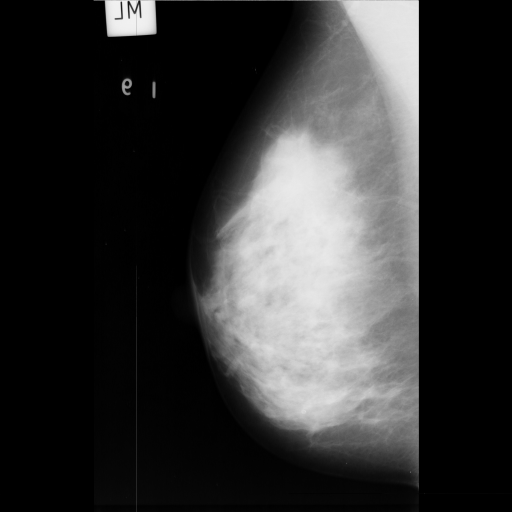
#> input picture data/Glandular-denso/mdb003.jpg, 1024 x 1024 px, found by its file name (shown at 1/2 size); its folder holds only this picture in this run
$ python main.py
#> lines starting #> are read from the running program, lines starting #| are printed output that depends on the picture; after the words box and inside, x2 and y2 are one past the last pixel; in counts of white or black regions, pixels touching at a corner belong together
### src/segmentation.py
import cv2
import numpy as np
import matplotlib.pyplot as plt
import os
from scipy.ndimage import label, find_objects
from utilities import save_image, visualize_image


def keep_largest_object(binary_image):
    """
    Retains the largest connected component in a binary image.

    Parameters:
        binary_image (numpy.ndarray): Input binary image where objects have values > 0.

    Returns:
        numpy.ndarray: Binary mask containing only the largest object,
                       with values 0 (background) and 255 (largest object).
    """

    #Label components
    labeled_image, num_features = label(binary_image)

    # Area of each component
    object_slices = find_objects(labeled_image)
    areas = [np.sum(labeled_image[obj_slice] == label_id + 1) for label_id, obj_slice in enumerate(object_slices)]

    #Identify index of biggest component
    largest_component_idx = np.argmax(areas) + 1  #Labeled objects index start at 1

    #Mask with biggest object
    largest_object_mask = (labeled_image == largest_component_idx).astype(np.uint8)

    return largest_object_mask * 255


def remove_labels(image):
    """
    Removes labels (unwanted small regions or artifacts) from an image, keeping only the largest connected component.
    Smooths the resulting region to produce cleaner borders.

    Parameters:
        image (numpy.ndarray): Input grayscale image.

    Returns:
        numpy.ndarray: Processed grayscale image with labels removed and borders smoothed.
    """

    #Binarize image
    _, binarized = cv2.threshold(image, 20, 255, cv2.THRESH_BINARY)

    #Separate regions that could be joined
    kernel_separate = cv2.getStructuringElement(cv2.MORPH_RECT, (5, 5))
    binarized = cv2.morphologyEx(binarized, cv2.MORPH_OPEN, kernel_separate)

    #Keep biggest binary object from image
    without_labels_binary = keep_largest_object(binarized)

    #Image without labels
    final =  cv2.bitwise_and(image, without_labels_binary)

    #Smooth borders
    radius = 10
    kernel_opening = cv2.getStructuringElement(cv2.MORPH_ELLIPSE, (2*radius+1, 2*radius+1))
    without_labels_binary_smooth = cv2.morphologyEx(without_labels_binary, cv2.MORPH_OPEN, kernel_opening)

    #Image without labels smooth
    final_smooth =  cv2.bitwise_and(image, without_labels_binary_smooth)

    # [8 lines of commented-out code are left out]

    return final_smooth


def adjust_image_orientation(image, original):
    """
    Adjusts the orientation of the image based on the position of the first white pixel starting from the top-left corner.
    If the white pixel is found in the second half of the columns, the image is flipped horizontally.

    Args:
        image (np.ndarray): Binary grayscale image.
        original (np.ndarray): Original image to adjust.

    Returns:
        np.ndarray: Adjusted image.
        bool: A flag indicating whether the image was mirrored (flipped horizontally).
    """
    rows, cols = image.shape
    mirrored = False

    #Traverse the image from top to bottom, left to right
    for row in range(rows):
        for col in range(cols):
            if image[row, col] == 255:  # Find the first white pixel
                print(f"First white pixel found at ({row}, {col})")
                #If the pixel is in the second half of the columns, flip the image
                if col >= cols // 2:
                    print("The pixel is in the second half, flipping the image.")
                    mirrored = True
                    return cv2.flip(original, 1), mirrored  #Flip horizontally
                else:
                    print("The pixel is in the first half, keeping the image as it is.")
                    return original, mirrored

    print("No white pixel was found, returning the image unchanged.")
    return original, mirrored


def breast_orientate(without_labels):
    """
    Orients a mammogram image by detecting the main breast region and adjusting its position.

    Args:
        without_labels (np.ndarray): Grayscale mammogram image without annotations.

    Returns:
        tuple:
            - breast_oriented (np.ndarray): Oriented breast image.
            - mirrored (bool): True if the image was flipped horizontally, False otherwise.
    """

    #Binarize and find contours
    _, binary_image = cv2.threshold(without_labels, 1, 255, cv2.THRESH_BINARY)
    contours, _ = cv2.findContours(binary_image, cv2.RETR_EXTERNAL, cv2.CHAIN_APPROX_SIMPLE)

    if len(contours) == 0:
        print("No contours were found.")
    else:
        #Choose biggest contour
        largest_contour = max(contours, key=cv2.contourArea)

        #Draw contour
        contoured_image = np.zeros_like(without_labels)
        cv2.drawContours(contoured_image, [largest_contour], -1, 255, 2)


    #Keep vertical line next to muscle in mammography
    kernel_vertical = cv2.getStructuringElement(cv2.MORPH_RECT, (1, 400))
    vertical_lines = cv2.erode(contoured_image, kernel_vertical)

    #Obtain breast oriented and a flag indicating if the image was mirrored
    breast_oriented, mirrored = adjust_image_orientation(vertical_lines, without_labels)

    # [7 lines of commented-out code are left out]

    return breast_oriented, mirrored


def remove_empty_columns(image):
    """
    Removes empty (completely black) columns on the left side of the image.

    Args:
        image (np.ndarray): Binary image.

    Returns:
        tuple: (np.ndarray, int) Cropped image and the number of columns removed.
    """
    # Find columns that are not completely black
    col_sums = np.sum(image, axis=0)
    first_nonzero_col = np.argmax(col_sums > 0)  # First non-empty column

    # Crop the image from the first non-empty column
    cropped_image = image[:, first_nonzero_col:]

    return cropped_image, first_nonzero_col


def region_growing(image, seed_point, threshold=10):
    """
    Performs region growing segmentation starting from a seed point.

    Args:
        image (np.ndarray): Grayscale image.
        seed_point (tuple): Initial point (row, column).
        threshold (int): Maximum intensity difference to consider homogeneity.

    Returns:
        np.ndarray: Binary mask with the segmented region.
    """
    rows, cols = image.shape
    segmented = np.zeros_like(image, dtype=np.uint8)
    visited = np.zeros_like(image, dtype=bool)
    seed_value = image[seed_point]

    #Use a stack for the iterative algorithm
    stack = [seed_point]

    while stack:
        x, y = stack.pop()

        if visited[x, y]:
            continue

        #Mark as visited
        visited[x, y] = True

        #Add to the region if it meets the criteria
        if abs(int(image[x, y]) - int(seed_value)) <= threshold:
            segmented[x, y] = 255

            #Add valid neighbors
            for dx, dy in [(-1, 0), (1, 0), (0, -1), (0, 1)]:
                nx, ny = x + dx, y + dy
                if 0 <= nx < rows and 0 <= ny < cols and not visited[nx, ny]:
                    stack.append((nx, ny))

    return segmented


def restore_columns(image, mask, removed_columns):
    """
    Restores the removed columns on the left side of the mask to return it to the original image dimensions.

    Args:
        image (np.ndarray): Original image without labels.
        mask (np.ndarray): Mask generated by region growing.
        columns_removed (int): Number of columns initially removed.

    Returns:
        np.ndarray: Mask with restored original dimensions.
    """

    restored_mask = np.zeros_like(image, dtype=np.uint8)

    #Insert the generated mask into the corresponding region
    restored_mask[:, removed_columns:] = mask

    return restored_mask


def remove_muscle(without_labels, breast_orientated):
    """
    Removes the muscle region from a mammogram image using filtering, region growing, and masking techniques.

    Args:
        without_labels (np.ndarray): Original grayscale mammogram image without annotations.
        breast_orientated (np.ndarray): Oriented breast image for processing.

    Returns:
        np.ndarray: Image with the muscle region removed.
    """

    #Obtain cropped image without columns in the left part
    cropped_breast, columns_removed = remove_empty_columns(breast_orientated)

    #Apply bilateral filter to image to obtain a more homogeneous muscle
    breast_filtered = cv2.bilateralFilter(cropped_breast, d=50, sigmaColor=40, sigmaSpace=10)

    #Initialization point for region growing
    seed_point = (30, 30)
    muscle_mask = region_growing(breast_filtered, seed_point, threshold=35)

    #Image with muscle mask with original dimensions
    muscle_mask_restored = restore_columns(without_labels, muscle_mask, columns_removed)

    #Breast mask
    _, binary_orientated = cv2.threshold(breast_orientated, 1, 255, cv2.THRESH_BINARY)
    breast_mask = np.clip(binary_orientated - muscle_mask_restored, 0, 255).astype(np.uint8)

    #Obtain image containing only the breast
    breast = cv2.bitwise_and(breast_orientated, breast_mask)

    # [10 lines of commented-out code are left out]


    return breast


def smooth_muscle(without_muscle, mirrored, without_labels):
    """
    Smooths the muscle-removed mammogram image by applying morphological operations
    to clean noise, fill gaps, and ensure a single connected region.

    Args:
        without_muscle (np.ndarray): Grayscale image with the muscle region removed.
        mirrored (bool): Indicates if the original image was mirrored during preprocessing.
        without_labels (np.ndarray): Original mammogram image without annotations.

    Returns:
        tuple:
            - np.ndarray: Smoothed grayscale image with the muscle region removed.
            - np.ndarray: Binary mask of the smoothed breast region.
    """

    #Binarize
    _, binary = cv2.threshold(without_muscle, 1, 255, cv2.THRESH_BINARY)
    binary = keep_largest_object(binary)

    #Opening for eliminating noise and separate regions
    radius = 10
    kernel_opening = cv2.getStructuringElement(cv2.MORPH_ELLIPSE, (2*radius+1, 2*radius+1))
    opening_smooth = cv2.morphologyEx(binary, cv2.MORPH_OPEN, kernel_opening)

    #Closing for fill some regions
    radius = 30
    kernel = cv2.getStructuringElement(cv2.MORPH_ELLIPSE, (2*radius+1, 2*radius+1))
    closing_smooth = cv2.morphologyEx(opening_smooth, cv2.MORPH_CLOSE, kernel)

    #Keep largest binary object after applying morphological operators
    without_muscle_smooth_binary = keep_largest_object(closing_smooth)

    #Original
    if mirrored == True:
        without_muscle_smooth_binary = cv2.flip(without_muscle_smooth_binary, 1)

    without_muscle_smooth =  cv2.bitwise_and(without_labels, without_muscle_smooth_binary)


    # [8 lines of commented-out code are left out]

    return without_muscle_smooth, without_muscle_smooth_binary


def get_contoured_image(without_muscle_smooth_binary, mammography):
    """
    Draws the largest contour from the binary mask onto the original mammogram.

    Args:
        without_muscle_smooth_binary (np.ndarray): Binary mask representing the smoothed breast region.
        mammography (np.ndarray): Original mammogram in grayscale.

    Returns:
        np.ndarray: Mammogram with the largest contour drawn in blue.
    """
    #Find all external contours in the binary mask
    surrounded_breast, _ = cv2.findContours(without_muscle_smooth_binary, cv2.RETR_EXTERNAL, cv2.CHAIN_APPROX_SIMPLE)

    #Identify the largest contour based on area
    largest_contour = max(surrounded_breast, key=cv2.contourArea)

    #Convert the grayscale mammogram to a BGR image to allow colored drawings
    contoured_image = cv2.cvtColor(mammography, cv2.COLOR_GRAY2BGR)

    #Draw the largest contour in blue with a thickness of 2 pixels
    cv2.drawContours(contoured_image, [largest_contour], -1, (0, 0, 255), 2)

    return contoured_image


def process_one_mamography(directory_path, filename):

    image_path = os.path.join(directory_path, filename)

    mammography = cv2.imread(image_path, cv2.IMREAD_GRAYSCALE)

    if mammography is None:
        print(f"Could not load image: {image_path}")
        return


    #Remove labels from mammography
    without_labels = remove_labels(mammography)

    #Orientate all breasts in the same direction
    breast_orientated, mirrored = breast_orientate(without_labels)

    #Remove muscle from mammography
    without_muscle = remove_muscle(without_labels, breast_orientated)

    #Get a smoother mask
    without_muscle_smooth, without_muscle_smooth_binary  = smooth_muscle(without_muscle, mirrored,without_labels)

    #Get contoured image
    contoured_image = get_contoured_image(without_muscle_smooth_binary,mammography)

    #Save segmented images and contoured images and masks
    image_name = os.path.basename(image_path)
    image_name_ext = os.path.splitext(image_name)[0]
    save_image('results/segmentations/' + f'{image_name_ext}_sgmt.jpg',without_muscle_smooth )
    save_image('results/contourns/' + f'{image_name_ext}_cnt.jpg',contoured_image )
    save_image('results/masks/' + f'{image_name_ext}_msk.jpg',without_muscle_smooth_binary )


    plt.figure(figsize=(20, 20))
    plt.subplot(2, 4, 1), plt.title("Original"), plt.imshow(mammography, cmap='gray')
    plt.subplot(2, 4, 2), plt.title("Without labels"), plt.imshow(without_labels, cmap='gray')
    plt.subplot(2, 4, 3), plt.title("Orientated breast"), plt.imshow(breast_orientated, cmap='gray')
    plt.subplot(2, 4, 4), plt.title("Without muscle"), plt.imshow(without_muscle, cmap='gray')
    plt.subplot(2, 4, 5), plt.title("Without muscle smooth"), plt.imshow(without_muscle_smooth, cmap='gray')
    plt.subplot(2, 4, 6), plt.title("Binarized"), plt.imshow(without_muscle_smooth_binary, cmap='gray')
    plt.subplot(2, 4, 7), plt.title("Contour"), plt.imshow(cv2.cvtColor(contoured_image, cv2.COLOR_BGR2RGB))
    plt.show()


def process_images_in_directory(directory_path):

    for filename in os.listdir(directory_path):

        if filename.endswith(".jpg"):

            process_one_mamography(directory_path, filename)


def process_all_directories():

    base_directory = "data"
    for subdir in os.listdir(base_directory):
        subdir_path = os.path.join(base_directory, subdir)

        if os.path.isdir(subdir_path):
            print(f"Processing images from: {subdir_path}")
            process_images_in_directory(subdir_path)
#> in process_one_mamography, mammography is the input picture: shape (1024, 1024); min 0, max 243, mean 52
#> in remove_labels, `_, binarized = cv2.threshold(image, 20, 255, cv2.THRESH_BINARY)`:
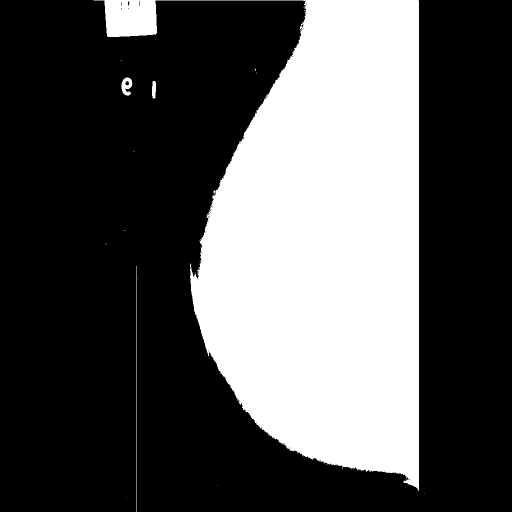
#> binarized: shape (1024, 1024) (shown at 1/2 size); 32.9% white; 32 white regions (28 under 20 px), largest, box (x1, y1, x2, y2) and area: (187, 0, 838, 982) 343179, (243, 155, 265, 191) 501, (273, 532, 274, 1024) 492, (304, 162, 312, 197) 244
#> in keep_largest_object, `labeled_image, num_features = label(binary_image)`:
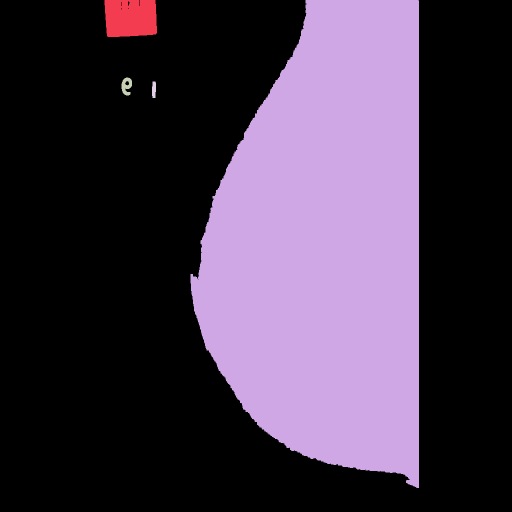
#> labeled_image: shape (1024, 1024) int32 (shown at 1/2 size); 5 distinct labels, from 0 to 4; one colour per label, 0 black
#> in keep_largest_object, `labeled_image, num_features = label(binary_image)`: num_features = 4
#> in keep_largest_object, `object_slices = find_objects(labeled_image)`: object_slices = 4 items
#> in keep_largest_object, `areas = [np.sum(labeled_image[obj_slice] == label_id + 1) for label_id..`: areas = [7269, 334880, 494, 236]
#> in keep_largest_object, `largest_component_idx = np.argmax(areas) + 1`: largest_component_idx = 2
#> in breast_orientate, `contours, _ = cv2.findContours(binary_image, cv2.RETR_EXTERNAL, cv2.CH..`: contours = 1 contour; box (x1, y1, x2, y2) and area: (382, 0, 838, 963) 332874
#> in breast_orientate, `largest_contour = max(contours, key=cv2.contourArea)`: largest_contour = contour of 625 points, box (x1, y1, x2, y2) (382, 0, 838, 963), area 332874
#> in breast_orientate, `breast_oriented, mirrored = adjust_image_orientation(vertical_lines, w..`:
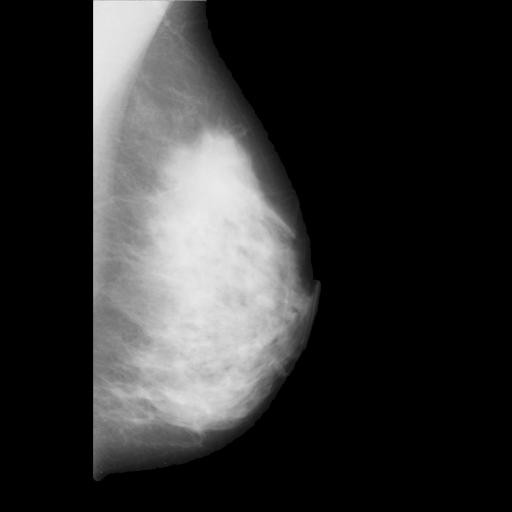
#> breast_oriented: shape (1024, 1024) (shown at 1/2 size); min 0, max 235, mean 49.5
#> in breast_orientate, `breast_oriented, mirrored = adjust_image_orientation(vertical_lines, w..`: mirrored = True
#> in remove_empty_columns, `col_sums = np.sum(image, axis=0)`: col_sums = 1024 values, max 159911 at index 187, min 0 at index 0, mean 50716.3
#> in remove_empty_columns, `first_nonzero_col = np.argmax(col_sums > 0)`: first_nonzero_col = 186
#> in remove_empty_columns, `cropped_image = image[:, first_nonzero_col:]`:
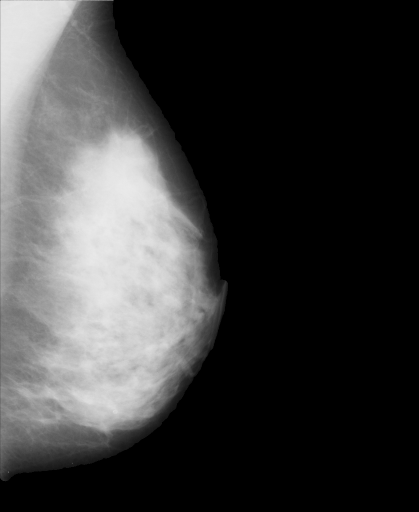
#> cropped_image: shape (1024, 838) (shown at 1/2 size); min 0, max 235, mean 60.5
#> in region_growing, `seed_value = image[seed_point]`: seed_value = 228
#> after the loop in region_growing, `while stack:`:
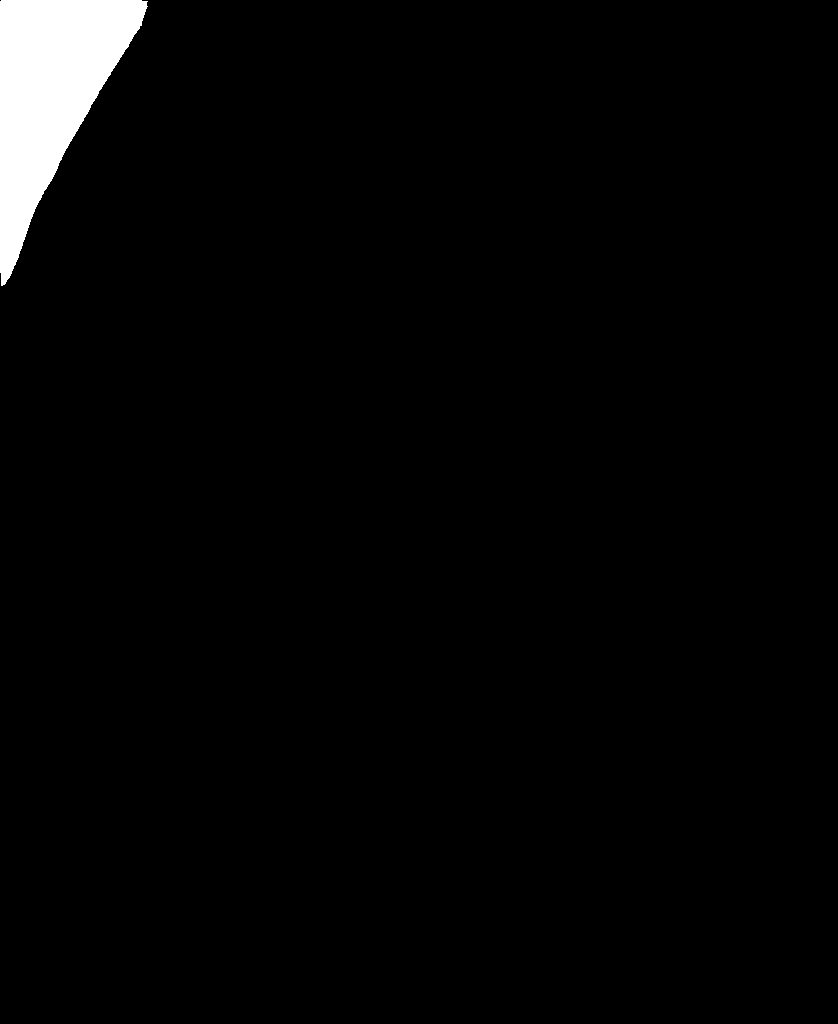
#> segmented: shape (1024, 838); 2.5% white; 1 white region, box (x1, y1, x2, y2) and area: (0, 0, 148, 286) 21151
#> after the loop in region_growing, `while stack:`: stack = []
#> in remove_muscle, `breast_mask = np.clip(binary_orientated - muscle_mask_restored, 0, 255..`:
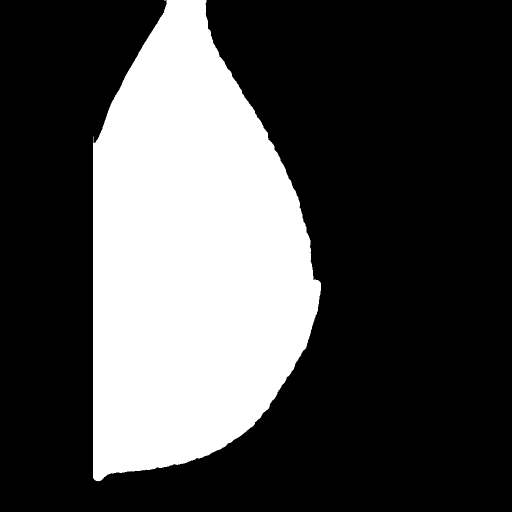
#> breast_mask: shape (1024, 1024) (shown at 1/2 size); 29.8% white; 1 white region, box (x1, y1, x2, y2) and area: (186, 0, 642, 963) 312912
#> in get_contoured_image, `surrounded_breast, _ = cv2.findContours(without_muscle_smooth_binary, ..`: surrounded_breast = 1 contour; box (x1, y1, x2, y2) and area: (382, 0, 838, 963) 312050
#> in get_contoured_image, `largest_contour = max(surrounded_breast, key=cv2.contourArea)`: largest_contour = contour of 847 points, box (x1, y1, x2, y2) (382, 0, 838, 963), area 312050
#> in process_one_mamography, `plt.show()`:
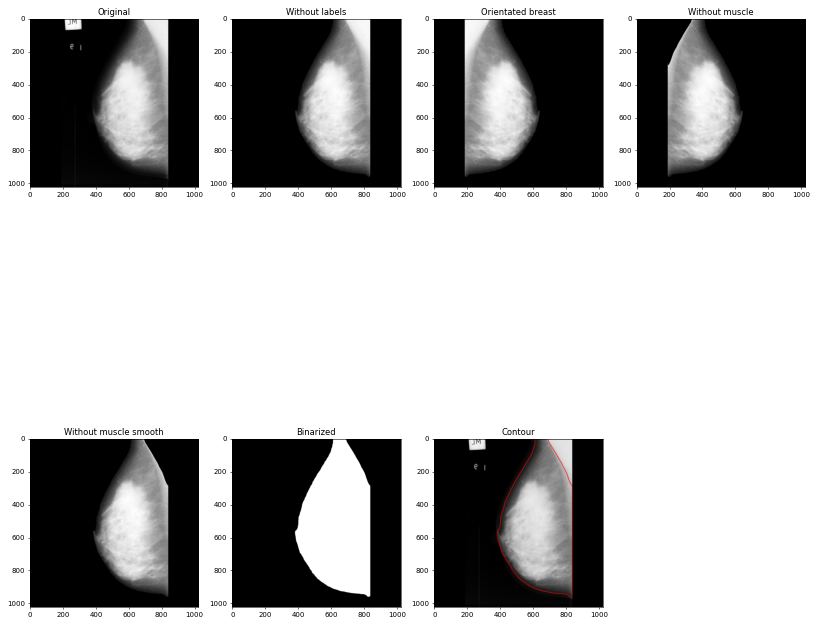
#> figure drawn by matplotlib, 7 panels


### src/utilities.py
import cv2
import matplotlib.pyplot as plt


def save_image(image_name, image):
    img_path = image_name
    success = cv2.imwrite(img_path, image)

    if success:
        print(f"Image ==> {image_name} ==> was correctly saved.")
    else:
        print(f"Error saving image ==> {img_path}")

# [18 lines left out: functions plot_histogram, visualize_image, not called in this run]

### src/classification.py
import numpy as np
import cv2
from scipy.stats import kurtosis, skew
from sklearn.metrics import confusion_matrix, ConfusionMatrixDisplay, classification_report, accuracy_score
import matplotlib.pyplot as plt
import re
import csv
import os
import pandas as pd
from utilities import visualize_image, plot_histogram


def extract_ground_truth(input_file='data/Info.txt', output_file='ground_truth.csv'):
    """
    Extracts relevant information from an Info.txt file and saves it in a CSV file.

    Args:
        input_file (str): Path to the input file (Info.txt).
        output_file (str): Path to the CSV file where the processed information will be saved.
    """
    #Regular expression to extract fields
    pattern = r"(mdb\d+)\s+([FGD])\s+(\w+)\s*([BM])?\s*(\d+)?\s*(\d+)?\s*(\d+)?"

    #Process the file
#> (the run stopped early here; a loop or call above may not have finished)
